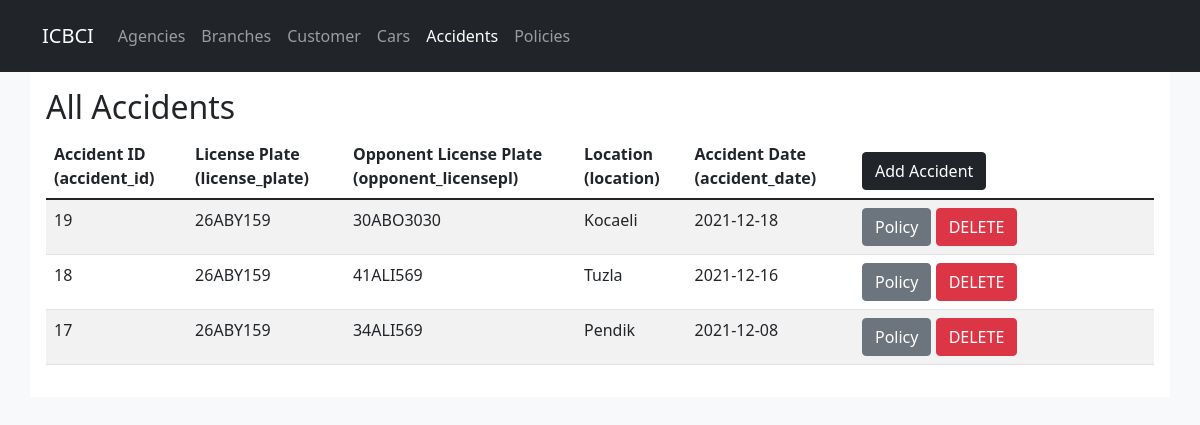
Page /ICBCI/accident.php on the committed database.
### tables this page shows
CREATE TABLE `caraccidents` (
  `license_plate` varchar(9) NOT NULL,
  `accident_id` int(11) NOT NULL,
  `accident_date` date DEFAULT NULL
);

CREATE TABLE `accidents` (
  `accident_id` int(11) NOT NULL,
  `opponent_licensepl` varchar(9) DEFAULT NULL,
  `location` varchar(50) DEFAULT NULL
);

### ICBCI/accident.php (the view, shortened to what this page needs)
<?php
  include "config.php";
?>
<!DOCTYPE html>
<html>
<head>
    <link href="https://cdn.jsdelivr.net/npm/bootstrap@5.1.3/dist/css/bootstrap.min.css" rel="stylesheet">
</head>
<body class="bg-light">
  <nav class="navbar navbar-expand-lg navbar-dark bg-dark p-3">
    <div class="container">
    <a class="navbar-brand" href="#">ICBCI</a>
    <div class="collapse navbar-collapse" id="navbarSupportedContent">
      <ul class="navbar-nav mr-auto">
        <li class="nav-item">
          <a class="nav-link" href="agency.php">Agencies</a>
        </li>
        <li class="nav-item">
          <a class="nav-link" href="branch.php">Branches</a>
        </li>
        <li class="nav-item">
          <a class="nav-link" href="customer.php">Customer</a>
        </li>
        <li class="nav-item">
          <a class="nav-link" href="car.php">Cars</a>
        </li>
        <li class="nav-item">
          <a class="nav-link active" href="accident.php">Accidents</a>
        </li>
        <li class="nav-item">
          <a class="nav-link" href="policy.php">Policies</a>
        </li>
      </ul>
    </div>
    </div>
  </nav>
  <div class="container bg-white p-3">
    <?php
      if(isset($_GET['license_plate'])) {
        echo '<h2>Accidents of '.$_GET['license_plate'].'</h2>';
      }else{
        echo '<h2>All Accidents</h2>';
      }
    ?>
    <table class="table table-striped ">
      <thead>
        <tr>
          <th scope="col">Accident ID (accident_id)</th>
          <th scope="col">License Plate (license_plate)</th>
          <th scope="col">Opponent License Plate (opponent_licensepl)</th>
          <th scope="col">Location (location)</th>
          <th scope="col">Accident Date (accident_date)</th>
          <th scope="col" width="300px">
            <a href="accident_new.php" class="btn btn-dark">Add Accident</a>
          </th>
        </tr>
      </thead>
      <tbody>
        <?php
        if(isset($_GET['license_plate'])){
          $license_plate = $_GET['license_plate'];
          $sql_statement = "SELECT A.accident_id, A.opponent_licensepl, A.location, CA.license_plate, CA.accident_date FROM accidents A, caraccidents CA WHERE A.accident_id=CA.accident_id AND CA.license_plate='$license_plate' ORDER BY license_plate desc";
          $cars   = mysqli_query($db, $sql_statement);
          print_r(mysqli_error($db));
          foreach($cars as $car){
            echo '<tr>';
            echo '<td>' . $car['accident_id'] . '</td>';
            echo '<td>' . $car['license_plate'] . '</td>';
            echo '<td>' . $car['opponent_licensepl'] . '</td>';
            echo '<td>' . $car['location'] . '</td>';
            echo '<td>' . $car['accident_date'] . '</td>';
            echo '<td>
                  <a href="policy.php?license_plate='.$car['license_plate'].'" class="btn btn-secondary">Policy</a>
                  <a href="accident_delete.php?accident_id='.$car['accident_id'].'" class="btn btn-danger">DELETE</a></td>';
            echo '</tr>';
          }
        }else{
          $sql_statement = "SELECT A.accident_id, A.opponent_licensepl, A.location, CA.license_plate, CA.accident_date FROM accidents A, caraccidents CA WHERE A.accident_id=CA.accident_id ORDER BY license_plate desc";
          $cars   = mysqli_query($db, $sql_statement);
          print_r(mysqli_error($db));
          foreach($cars as $car){
            echo '<tr>';
            echo '<td>' . $car['accident_id'] . '</td>';
            echo '<td>' . $car['license_plate'] . '</td>';
            echo '<td>' . $car['opponent_licensepl'] . '</td>';
            echo '<td>' . $car['location'] . '</td>';
            echo '<td>' . $car['accident_date'] . '</td>';
            echo '<td>
                  <a href="policy.php?license_plate='.$car['license_plate'].'" class="btn btn-secondary">Policy</a>
                  <a href="accident_delete.php?accident_id='.$car['accident_id'].'" class="btn btn-danger">DELETE</a></td>';
            echo '</tr>';
          }
        }
        ?>
      </tbody>
    </table>
  </div>
</body>
</html>

### rows in the picture
caraccidents: accident.accident_id "19", license_plate "26ABY159", accident.opponent_licensepl "30ABO3030", accident.location "Kocaeli", accident_date "2021-12-18"
caraccidents: accident.accident_id "18", license_plate "26ABY159", accident.opponent_licensepl "41ALI569", accident.location "Tuzla", accident_date "2021-12-16"
caraccidents: accident.accident_id "17", license_plate "26ABY159", accident.opponent_licensepl "34ALI569", accident.location "Pendik", accident_date "2021-12-08"
